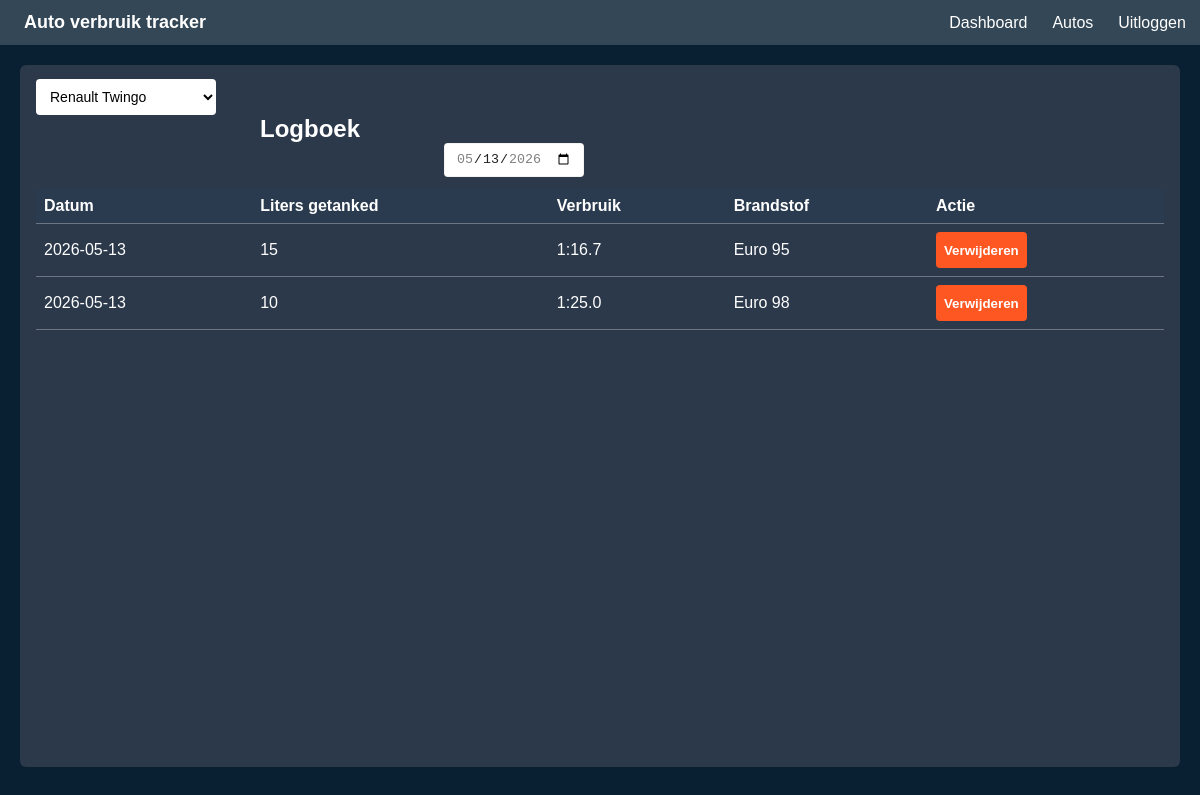
Page /log (signed in) on the committed database.
### tables this page shows
CREATE TABLE refuels (fuelmoment_id INTEGER PRIMARY KEY AUTOINCREMENT, car_id INTEGER, user_id INTEGER, fuelmoment_liters INTEGER, fuelmoment_date date, fuelmoment_type varchar (32), fuelmoment_usage varchar (64));

### app.py (the view)
@app.route("/log", methods=['GET', 'POST'])
def log():
    if authicated():
        if request.method == 'GET':
            return log_get(request)
        if request.method == 'POST':
            return log_post(request)
    else:
        return redirect(url_for("login"))

### src/auth.py (called while the page is built)
def authicated():
    if 'user' in session:
        return True
    else:
        return False

### templates/log.html (shortened to what this page needs)
<!DOCTYPE html>
<html lang="nl">
<head>
  <link rel="stylesheet" href="static\style.css" />
</head>
<body>
  <header class="navbar">
    <div class="navbar__left">
      <a class="logo">Auto verbruik tracker</a>
    </div>
    <nav class="navbar__right">
      <a href={{url_for("dashboard")}} class="nav-link">Dashboard</a>
      <a href={{url_for("cars")}} class="nav-link">Autos</a>
      <a href={{url_for("logout")}} class="nav-link">Uitloggen</a>
    </nav>
  </header>
  <main class="shell">
    <section class="board">
      <div class="board__bar">
        <form method="post">
        <div class="board__left">
          <select name="car_select" class="car-select" onchange="this.form.submit()">
              {% if cars %}
                  {% for car in cars %}
                      <option name='car_select' value='{{ car[0] }}' {% if car[0] == selectedCar %}selected{% endif %}>{{ car[0] }}</option>
                  {% endfor %}
              {% else %}
                  <option>Geen autos beschikbaar</option>
              {% endif %}
          </select>
        </div>
        <h2 class="board__title">Logboek</h2>
        <div class="board__right">
          <input class="input" type="date" name="start_date" min="{{ minDate }}" max="{{ maxDate }}" value="{{ selectedDate }}" onchange="this.form.submit()"/>
        </div>
        </form>
      </div>
       <div class="board__list">
        <table>
                <thead>
                    <tr>
                        <th>Datum</th>
                        <th>Liters getanked</th>
                        <th>Verbruik</th>
                        <th>Brandstof</th>
                        <th>Actie</th>
                    </tr>
                </thead>
                <tbody>
                  {% if refuels %}
                    {% for refuel in refuels %}
                      <tr>
                        <td>{{ refuel[1] }}</td>
                        <td>{{ refuel[2] }}</td>
                        <td>{{ refuel[3] }}</td>
                        <td>{{ refuel[4] }}</td>
                        <td>
                          <form method='post' action='{{ url_for("delete_refuel") }}'>
                              <input type='hidden' name='refuel_id' value='{{ refuel[0] }}'><button class='btn' type='submit'>Verwijderen</button>
                          </form>
                        </td>
                      </tr>
                    {% endfor %}
                  {% endif %}
                </tbody>
            </table>
      </div>
    </section>
  </main>
</body>
</html>

### static/style.css (style rules this page uses)
:root { --bg: #082032; --panel: #2C394B; --label: white; --text: #222; --nav: #334756; --button_color: #FF4C29; --button_text: white; --logo_color: white; --radius: 8px; --gap: 20px; }
body { margin: 0; font-family: Arial, sans-serif; background: var(--bg); }
.navbar { background: var(--label); padding: 12px 25px; display: flex; justify-content: space-between; align-items: center; border-bottom: 2px solid #ddd; }
.navbar .logo { margin: 0; font-size: 18px; }
.navbar a { margin-left: 20px; color: var(--logo_color); text-decoration: none; }
.btn { background: var(--button_color); border: none; padding: 12px; color: var(--button_text); border-radius: 4px; cursor: pointer; }
* { box-sizing: border-box; }
html, body { height: 100%; }
body { margin: 0; font-family: Arial, Helvetica, sans-serif; background: var(--bg); color: var(--text); }
.navbar__right { display: flex; gap: 2%; }
.nav-link { color: var(--text); text-decoration: none; }
.shell { padding: 16px; min-height: calc(100vh - 58px); display: grid; }
.board { background: var(--panel); border-radius: 6px; padding: 18px 22px 22px; height: 100%; display: grid; grid-template-rows: auto 1fr; position: relative; }
.btn { height: 36px; padding: 0 16px; border: none; border-radius: 6px; background: var(--button_color); color: #fff; font-weight: 600; cursor: pointer; }
.board__list { display: grid; place-items: center; }
.navbar { background: var(--nav); border-bottom: 2px solid var(--border); padding: 12px 24px; display: flex; align-items: center; justify-content: space-between; }
.logo { color: var(--text); text-decoration: none; font-weight: 600; }
.nav-link { color: #444; text-decoration: none; }
.shell { padding: 20px; }
.board { background: var(--panel); border-radius: 6px; min-height: 60vh; padding: 14px 16px 16px; display: grid; grid-template-rows: auto 1fr; }
.board__bar { display: grid; grid-template-columns: 1fr auto 1fr; align-items: center; column-gap: 16px; margin-bottom: 12px; }
.board__title { color: var(--label); margin: 0; text-align: center; font-weight: 600; }
.board__left { justify-self: start; }
.board__right { justify-self: end; }
.board__list { background: transparent; border-radius: 4px; min-height: 45vh; display: grid; place-items: start; font-family: Arial, sans-serif; color: var(--button_text); }
.board__list table { width: 100%; border-collapse: collapse; }
.board__list th, .board__list td { padding: 8px; border-bottom: 1px solid rgba(255, 255, 255, 0.3); text-align: left; color: white; }
.board__list th { background-color: #2b3b4f; position: sticky; top: 0; z-index: 1; }
.board__list button { padding: 4px 8px; cursor: pointer; color: white; background-color: #ff5722; border: none; border-radius: 4px; }
.select, .input { appearance: none; -webkit-appearance: none; -moz-appearance: none; background: var(--label); color: var(--text); border: none; border-radius: 4px; height: 34px; padding: 0 12px; min-width: 140px; box-shadow: 0 0 0 1px rgba(0,0,0,.05) inset; }
.car-select { background-color: #fff; color: #000; min-width: 180px; height: 36px; padding: 6px 32px 6px 10px; border-radius: 4px; border: none; font-size: 14px; }

### rows in the picture
refuels: fuelmoment_date "2026-05-13", fuelmoment_liters "15", fuelmoment_usage "1:16.7", fuelmoment_type "Euro 95"
refuels: fuelmoment_date "2026-05-13", fuelmoment_liters "10", fuelmoment_usage "1:25.0", fuelmoment_type "Euro 98"

### other values in the picture
form field car_select "Renault Twingo"
